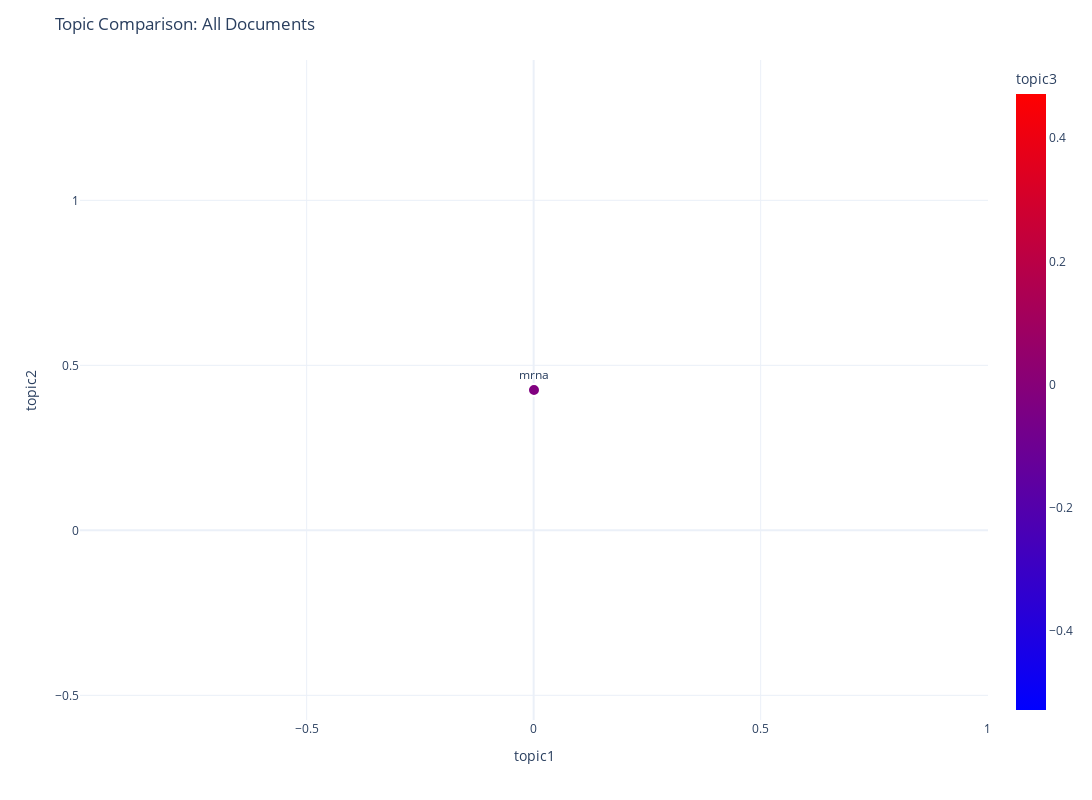
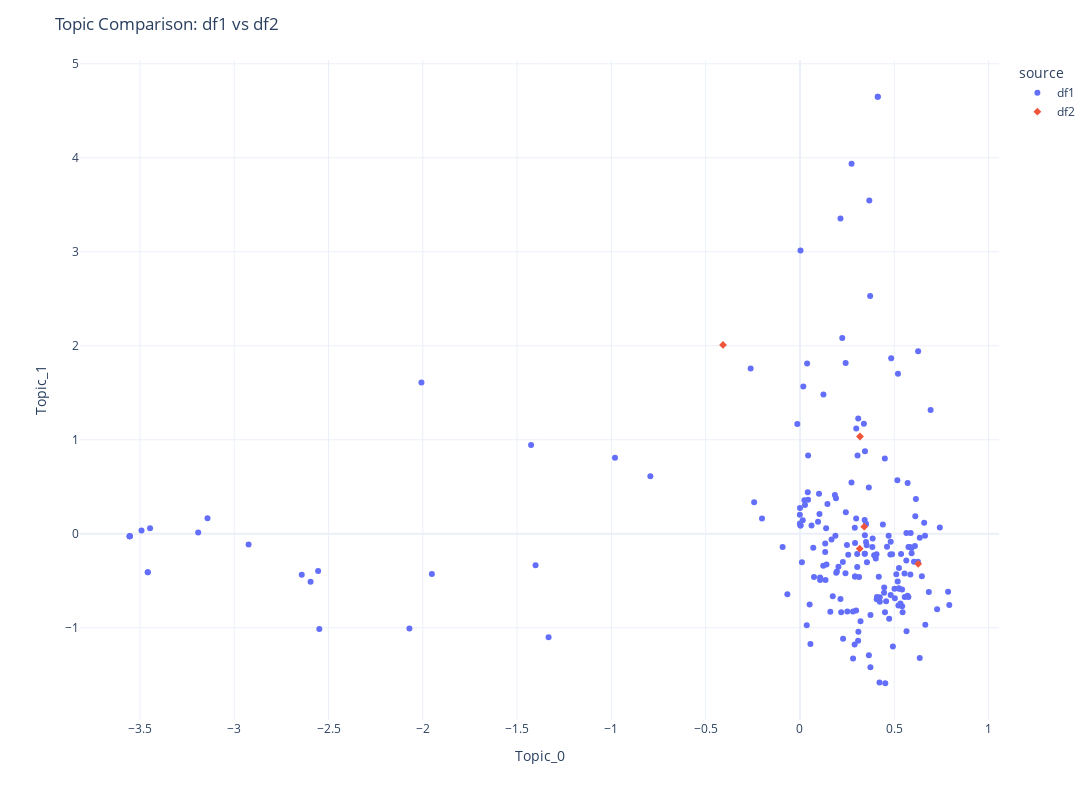

These figures' notebook cell, in order:
### Code cell
import pandas as pd
import numpy as np
from turftopic import SemanticSignalSeparation
import plotly.express as px
from scipy import stats


# Prepare the data
df1_docs = df1['Topic_Keys'].tolist()
df2_docs = (df2['CustomName'] + ' ' + df2['Representation'] + ' ' + df2['KeyBERT'] + ' ' + df2['MMR']).tolist()
all_docs = df1_docs + df2_docs

# Initialize and fit the SemanticSignalSeparation model
n_topics = 10
model = SemanticSignalSeparation(n_topics, encoder="all-MiniLM-L12-v2")
model.fit(all_docs)

# Print topics
print("Topics for all documents:")
model.print_topics()

# Extract vocabulary and select words to display
vocab = model.get_vocab()
document_term_matrix = model.vectorizer.transform(all_docs)
frequencies = document_term_matrix.sum(axis=0)
frequencies = np.squeeze(np.asarray(frequencies))

# Select the 99th percentile
selected_terms_mask = frequencies > np.quantile(frequencies, 0.99)
selected_terms = np.array(vocab)[selected_terms_mask]

# Create DataFrame with selected dimensions and terms
terms_with_axes = pd.DataFrame({
    "topic1": model.components_[0][selected_terms_mask],
    "topic2": model.components_[1][selected_terms_mask],
    "topic3": model.components_[2][selected_terms_mask],
    "term": selected_terms
})

# Create scatter plot
fig = px.scatter(
    terms_with_axes,
    text="term",
    x="topic1",
    y="topic2",
    color="topic3",
    template="plotly_white",
    color_continuous_scale="Bluered",
)

fig.update_layout(
    width=1200,
    height=800,
    title="Topic Comparison: All Documents"
)

fig.update_traces(
    textposition="top center",
    marker=dict(size=12, line=dict(width=2, color="white"))
)

fig.show()

# Compare df1 and df2
def get_document_topic_weights(docs):
    return model.transform(docs)

df1_weights = get_document_topic_weights(df1_docs)
df2_weights = get_document_topic_weights(df2_docs)

# Create DataFrames for df1 and df2 topic weights
df1_topic_weights = pd.DataFrame(df1_weights, columns=[f"Topic_{i}" for i in range(n_topics)])
df2_topic_weights = pd.DataFrame(df2_weights, columns=[f"Topic_{i}" for i in range(n_topics)])

# Add source columns
df1_topic_weights['source'] = 'df1'
df2_topic_weights['source'] = 'df2'

# Combine df1 and df2 topic weights
combined_topic_weights = pd.concat([df1_topic_weights, df2_topic_weights], ignore_index=True)

# Create scatter plot to compare df1 and df2
fig_comparison = px.scatter(
    combined_topic_weights,
    x="Topic_0",
    y="Topic_1",
    color="source",
    symbol="source",
    template="plotly_white",
)

fig_comparison.update_layout(
    width=1200,
    height=800,
    title="Topic Comparison: df1 vs df2"
)

fig_comparison.show()

# Print average topic weights for df1 and df2
print("\nAverage topic weights for df1:")
print(df1_topic_weights.drop('source', axis=1).mean())

print("\nAverage topic weights for df2:")
print(df2_topic_weights.drop('source', axis=1).mean())

# Perform t-test to compare topic weights between df1 and df2
for topic in range(n_topics):
    t_stat, p_value = stats.ttest_ind(df1_topic_weights[f"Topic_{topic}"], df2_topic_weights[f"Topic_{topic}"])
    print(f"\nTopic {topic}:")
    print(f"T-statistic: {t_stat}")
    print(f"P-value: {p_value}")

### Figure 1 — Plotly figure (JSON) as saved in the notebook; plotly's stock layout.template omitted (floating-point values rounded to 4 significant figures)
{"data": [{"hovertemplate": "topic1=%{x}<br>topic2=%{y}<br>term=%{text}<br>topic3=%{marker.color}<extra></extra>", "legendgroup": "", "marker": {"color": [-0.02829], "coloraxis": "coloraxis", "line": {"color": "white", "width": 2}, "size": 12, "symbol": "circle"}, "mode": "markers+text", "name": "", "orientation": "v", "showlegend": false, "text": ["mrna"], "textposition": "top center", "type": "scatter", "x": [0.0007546], "xaxis": "x", "y": [0.4253], "yaxis": "y"}], "layout": {"coloraxis": {"colorbar": {"title": {"text": "topic3"}}, "colorscale": [[0, "rgb(0,0,255)"], [1, "rgb(255,0,0)"]]}, "height": 800, "legend": {"tracegroupgap": 0}, "margin": {"t": 60}, "title": {"text": "Topic Comparison: All Documents"}, "width": 1200, "xaxis": {"anchor": "y", "domain": [0, 1], "title": {"text": "topic1"}}, "yaxis": {"anchor": "x", "domain": [0, 1], "title": {"text": "topic2"}}}}

### Figure 2 — Plotly figure (JSON) as saved in the notebook; plotly's stock layout.template omitted (floating-point values rounded to 4 significant figures; data arrays with more than 128 entries replaced by an {"elided": "..."} marker saying what was removed)
{"data": [{"hovertemplate": "source=df1<br>Topic_0=%{x}<br>Topic_1=%{y}<extra></extra>", "legendgroup": "df1", "marker": {"color": "#636efa", "symbol": "circle"}, "mode": "markers", "name": "df1", "orientation": "v", "showlegend": true, "type": "scatter", "x": {"elided": "197 float values"}, "xaxis": "x", "y": {"elided": "197 float values"}, "yaxis": "y"}, {"hovertemplate": "source=df2<br>Topic_0=%{x}<br>Topic_1=%{y}<extra></extra>", "legendgroup": "df2", "marker": {"color": "#EF553B", "symbol": "diamond"}, "mode": "markers", "name": "df2", "orientation": "v", "showlegend": true, "type": "scatter", "x": [-0.408, 0.6272, 0.3168, 0.3183, 0.3409], "xaxis": "x", "y": [2.01, -0.3197, -0.1586, 1.035, 0.07549], "yaxis": "y"}], "layout": {"height": 800, "legend": {"title": {"text": "source"}, "tracegroupgap": 0}, "margin": {"t": 60}, "title": {"text": "Topic Comparison: df1 vs df2"}, "width": 1200, "xaxis": {"anchor": "y", "domain": [0, 1], "title": {"text": "Topic_0"}}, "yaxis": {"anchor": "x", "domain": [0, 1], "title": {"text": "Topic_1"}}}}
